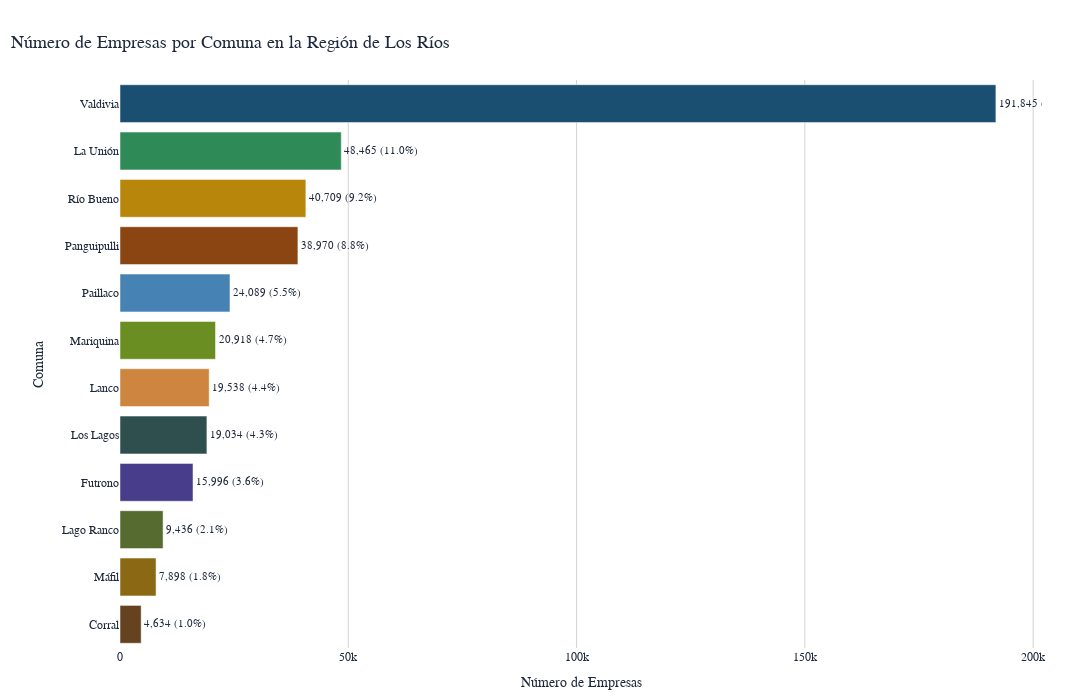

Notebook source saved alongside this figure:
### Code cell
# Limpiar los nombres de las columnas para trabajar mejor
df_los_rios.columns = [col.strip() for col in df_los_rios.columns]

# Renombrar las columnas con caracteres especiales
column_mapping = {
    'ï»¿AÃ±o Comercial': 'Año Comercial',
    'NÃºmero de empresas': 'Número de empresas',
    'NÃºmero de trabajadores dependientes informados': 'Número de trabajadores dependientes',
    'NÃºmero de trabajadores dependientes de gÃ©nero femenino informados': 'Número trabajadores femeninos',
    'NÃºmero de trabajadores dependientes de gÃ©nero masculino informados': 'Número trabajadores masculinos'
}

# Aplicar renombrado solo a las columnas que vamos a usar
for old_name, new_name in column_mapping.items():
    if old_name in df_los_rios.columns:
        df_los_rios[new_name] = df_los_rios[old_name]

# Agregar columnas con nombres corregidos para mejor visualización
df_los_rios['Comuna'] = df_los_rios['Comuna del domicilio o casa matriz'].apply(
    lambda x: x.replace('Ã³', 'ó').replace('Ã¡', 'á').replace('Ã', 'í')
)

# Convertir columnas numéricas
df_los_rios['Número de empresas'] = pd.to_numeric(df_los_rios['Número de empresas'], errors='coerce')

# Verificar que la conversión fue exitosa
print("Tipo de datos de 'Número de empresas':", df_los_rios['Número de empresas'].dtype)
print("Primeros valores:", df_los_rios['Número de empresas'].head())

# Analizar la distribución de empresas por comuna
empresas_por_comuna = df_los_rios.groupby('Comuna')['Número de empresas'].sum().sort_values(ascending=False)
total_empresas = empresas_por_comuna.sum()

print(f"Total de empresas: {total_empresas}")

# Crear un dataframe para análisis
df_comunas = pd.DataFrame({
    'comuna': empresas_por_comuna.index,
    'empresas': empresas_por_comuna.values,
    'porcentaje': (empresas_por_comuna.values / total_empresas * 100)
})

# Mostrar tabla de distribución
print("\nDistribución de empresas por comuna en la Región de Los Ríos:")
print(f"Total de empresas en la región: {total_empresas:,.0f}\n")
display(df_comunas)

# Paleta de colores elegante para daltonismo (Tol qualitative + tonos refinados)
colors_daltonismo_elegante = [
    '#1B4F72',  # Azul marino elegante
    '#2E8B57',  # Verde bosque
    '#B8860B',  # Dorado oscuro
    '#8B4513',  # Marrón elegante
    '#4682B4',  # Azul acero
    '#6B8E23',  # Verde oliva
    '#CD853F',  # Beige dorado
    '#2F4F4F',  # Gris pizarra oscuro
    '#483D8B',  # Azul pizarra oscuro
    '#556B2F',  # Verde militar
    '#8B6914',  # Dorado oscuro
    '#654321'   # Marrón chocolate
]

# Crear gráfico de barras horizontal interactivo con Plotly (tamaño optimizado para pantalla)
fig = px.bar(
    df_comunas,
    x='empresas',
    y='comuna',
    orientation='h',  # Barras horizontales
    color='comuna',  # Usar colores diferentes para cada comuna
    color_discrete_sequence=colors_daltonismo_elegante,  # Paleta elegante para daltonismo
    text=df_comunas.apply(lambda x: f"{x['empresas']:,.0f} ({x['porcentaje']:.1f}%)", axis=1),
    labels={'empresas': 'Número de Empresas', 'comuna': 'Comuna'},
    height=700,  # Altura reducida para caber en pantalla
    width=1100,  # Ancho optimizado
)

# Aplicar estilo "The Economist" con fuente Georgia
fig.update_layout(
    font=dict(family='Georgia, serif', color='#1e293b'),
    title=dict(
        text='<span style="border-bottom: 5px solid #DC143C; padding-bottom: 5px;">Número de Empresas por Comuna en la Región de Los Ríos</span>',
        font=dict(size=18, family='Georgia, serif', color='#1e293b'),
        x=0.01,  # Título alineado a la izquierda
        y=0.95
    ),
    xaxis=dict(
        title=dict(text='Número de Empresas', font=dict(family='Georgia, serif', size=14)),
        tickfont=dict(family='Georgia, serif'),
        showgrid=True,
        gridcolor='lightgray',
        zeroline=False
    ),
    yaxis=dict(
        title=dict(text='Comuna', font=dict(family='Georgia, serif', size=14)),
        tickfont=dict(family='Georgia, serif'),
        showgrid=False,  # Sin líneas de cuadrícula en Y
        zeroline=False,
        categoryorder='total ascending'  # Ordenar comunas por valor
    ),
    legend=dict(
        font=dict(family='Georgia, serif')
    ),
    plot_bgcolor='white',
    paper_bgcolor='white',
    margin=dict(l=120, r=50, t=80, b=50)  # Margen izquierdo ajustado para nombres de comunas
)

# Personalizar las barras y texto
fig.update_traces(
    textposition='outside',
    textfont=dict(family='Georgia, serif', size=11, color='#1e293b'),
    marker=dict(
        line=dict(color='white', width=0.5)
    ),
    hovertemplate='<b>%{y}</b><br>Empresas: %{x:,.0f}<br>Porcentaje: %{customdata:.1f}%<extra></extra>',
    customdata=df_comunas['porcentaje'],  # Agregar datos del porcentaje para el hover
    showlegend=False  # Ocultar leyenda ya que los colores son por comuna
)

# Mostrar el gráfico
fig.show()

### Figure 1 — Plotly figure (JSON) as saved in the notebook; plotly's stock layout.template omitted (floating-point values rounded to 4 significant figures)
{"data": [{"customdata": [43.45, 10.98, 9.22, 8.826, 5.456, 4.738, 4.425, 4.311, 3.623, 2.137, 1.789, 1.05], "hovertemplate": "<b>%{y}</b><br>Empresas: %{x:,.0f}<br>Porcentaje: %{customdata:.1f}%<extra></extra>", "legendgroup": "Valdivia", "marker": {"color": "#1B4F72", "line": {"color": "white", "width": 0.5}, "pattern": {"shape": ""}}, "name": "Valdivia", "orientation": "h", "showlegend": false, "text": ["191,845 (43.4%)"], "textfont": {"color": "#1e293b", "family": "Georgia, serif", "size": 11}, "textposition": "outside", "type": "bar", "x": [191845], "xaxis": "x", "y": ["Valdivia"], "yaxis": "y"}, {"customdata": [43.45, 10.98, 9.22, 8.826, 5.456, 4.738, 4.425, 4.311, 3.623, 2.137, 1.789, 1.05], "hovertemplate": "<b>%{y}</b><br>Empresas: %{x:,.0f}<br>Porcentaje: %{customdata:.1f}%<extra></extra>", "legendgroup": "La Unión", "marker": {"color": "#2E8B57", "line": {"color": "white", "width": 0.5}, "pattern": {"shape": ""}}, "name": "La Unión", "orientation": "h", "showlegend": false, "text": ["48,465 (11.0%)"], "textfont": {"color": "#1e293b", "family": "Georgia, serif", "size": 11}, "textposition": "outside", "type": "bar", "x": [48465], "xaxis": "x", "y": ["La Unión"], "yaxis": "y"}, {"customdata": [43.45, 10.98, 9.22, 8.826, 5.456, 4.738, 4.425, 4.311, 3.623, 2.137, 1.789, 1.05], "hovertemplate": "<b>%{y}</b><br>Empresas: %{x:,.0f}<br>Porcentaje: %{customdata:.1f}%<extra></extra>", "legendgroup": "Río Bueno", "marker": {"color": "#B8860B", "line": {"color": "white", "width": 0.5}, "pattern": {"shape": ""}}, "name": "Río Bueno", "orientation": "h", "showlegend": false, "text": ["40,709 (9.2%)"], "textfont": {"color": "#1e293b", "family": "Georgia, serif", "size": 11}, "textposition": "outside", "type": "bar", "x": [40709], "xaxis": "x", "y": ["Río Bueno"], "yaxis": "y"}, {"customdata": [43.45, 10.98, 9.22, 8.826, 5.456, 4.738, 4.425, 4.311, 3.623, 2.137, 1.789, 1.05], "hovertemplate": "<b>%{y}</b><br>Empresas: %{x:,.0f}<br>Porcentaje: %{customdata:.1f}%<extra></extra>", "legendgroup": "Panguipulli", "marker": {"color": "#8B4513", "line": {"color": "white", "width": 0.5}, "pattern": {"shape": ""}}, "name": "Panguipulli", "orientation": "h", "showlegend": false, "text": ["38,970 (8.8%)"], "textfont": {"color": "#1e293b", "family": "Georgia, serif", "size": 11}, "textposition": "outside", "type": "bar", "x": [38970], "xaxis": "x", "y": ["Panguipulli"], "yaxis": "y"}, {"customdata": [43.45, 10.98, 9.22, 8.826, 5.456, 4.738, 4.425, 4.311, 3.623, 2.137, 1.789, 1.05], "hovertemplate": "<b>%{y}</b><br>Empresas: %{x:,.0f}<br>Porcentaje: %{customdata:.1f}%<extra></extra>", "legendgroup": "Paillaco", "marker": {"color": "#4682B4", "line": {"color": "white", "width": 0.5}, "pattern": {"shape": ""}}, "name": "Paillaco", "orientation": "h", "showlegend": false, "text": ["24,089 (5.5%)"], "textfont": {"color": "#1e293b", "family": "Georgia, serif", "size": 11}, "textposition": "outside", "type": "bar", "x": [24089], "xaxis": "x", "y": ["Paillaco"], "yaxis": "y"}, {"customdata": [43.45, 10.98, 9.22, 8.826, 5.456, 4.738, 4.425, 4.311, 3.623, 2.137, 1.789, 1.05], "hovertemplate": "<b>%{y}</b><br>Empresas: %{x:,.0f}<br>Porcentaje: %{customdata:.1f}%<extra></extra>", "legendgroup": "Mariquina", "marker": {"color": "#6B8E23", "line": {"color": "white", "width": 0.5}, "pattern": {"shape": ""}}, "name": "Mariquina", "orientation": "h", "showlegend": false, "text": ["20,918 (4.7%)"], "textfont": {"color": "#1e293b", "family": "Georgia, serif", "size": 11}, "textposition": "outside", "type": "bar", "x": [20918], "xaxis": "x", "y": ["Mariquina"], "yaxis": "y"}, {"customdata": [43.45, 10.98, 9.22, 8.826, 5.456, 4.738, 4.425, 4.311, 3.623, 2.137, 1.789, 1.05], "hovertemplate": "<b>%{y}</b><br>Empresas: %{x:,.0f}<br>Porcentaje: %{customdata:.1f}%<extra></extra>", "legendgroup": "Lanco", "marker": {"color": "#CD853F", "line": {"color": "white", "width": 0.5}, "pattern": {"shape": ""}}, "name": "Lanco", "orientation": "h", "showlegend": false, "text": ["19,538 (4.4%)"], "textfont": {"color": "#1e293b", "family": "Georgia, serif", "size": 11}, "textposition": "outside", "type": "bar", "x": [19538], "xaxis": "x", "y": ["Lanco"], "yaxis": "y"}, {"customdata": [43.45, 10.98, 9.22, 8.826, 5.456, 4.738, 4.425, 4.311, 3.623, 2.137, 1.789, 1.05], "hovertemplate": "<b>%{y}</b><br>Empresas: %{x:,.0f}<br>Porcentaje: %{customdata:.1f}%<extra></extra>", "legendgroup": "Los Lagos", "marker": {"color": "#2F4F4F", "line": {"color": "white", "width": 0.5}, "pattern": {"shape": ""}}, "name": "Los Lagos", "orientation": "h", "showlegend": false, "text": ["19,034 (4.3%)"], "textfont": {"color": "#1e293b", "family": "Georgia, serif", "size": 11}, "textposition": "outside", "type": "bar", "x": [19034], "xaxis": "x", "y": ["Los Lagos"], "yaxis": "y"}, {"customdata": [43.45, 10.98, 9.22, 8.826, 5.456, 4.738, 4.425, 4.311, 3.623, 2.137, 1.789, 1.05], "hovertemplate": "<b>%{y}</b><br>Empresas: %{x:,.0f}<br>Porcentaje: %{customdata:.1f}%<extra></extra>", "legendgroup": "Futrono", "marker": {"color": "#483D8B", "line": {"color": "white", "width": 0.5}, "pattern": {"shape": ""}}, "name": "Futrono", "orientation": "h", "showlegend": false, "text": ["15,996 (3.6%)"], "textfont": {"color": "#1e293b", "family": "Georgia, serif", "size": 11}, "textposition": "outside", "type": "bar", "x": [15996], "xaxis": "x", "y": ["Futrono"], "yaxis": "y"}, {"customdata": [43.45, 10.98, 9.22, 8.826, 5.456, 4.738, 4.425, 4.311, 3.623, 2.137, 1.789, 1.05], "hovertemplate": "<b>%{y}</b><br>Empresas: %{x:,.0f}<br>Porcentaje: %{customdata:.1f}%<extra></extra>", "legendgroup": "Lago Ranco", "marker": {"color": "#556B2F", "line": {"color": "white", "width": 0.5}, "pattern": {"shape": ""}}, "name": "Lago Ranco", "orientation": "h", "showlegend": false, "text": ["9,436 (2.1%)"], "textfont": {"color": "#1e293b", "family": "Georgia, serif", "size": 11}, "textposition": "outside", "type": "bar", "x": [9436], "xaxis": "x", "y": ["Lago Ranco"], "yaxis": "y"}, {"customdata": [43.45, 10.98, 9.22, 8.826, 5.456, 4.738, 4.425, 4.311, 3.623, 2.137, 1.789, 1.05], "hovertemplate": "<b>%{y}</b><br>Empresas: %{x:,.0f}<br>Porcentaje: %{customdata:.1f}%<extra></extra>", "legendgroup": "Máfil", "marker": {"color": "#8B6914", "line": {"color": "white", "width": 0.5}, "pattern": {"shape": ""}}, "name": "Máfil", "orientation": "h", "showlegend": false, "text": ["7,898 (1.8%)"], "textfont": {"color": "#1e293b", "family": "Georgia, serif", "size": 11}, "textposition": "outside", "type": "bar", "x": [7898], "xaxis": "x", "y": ["Máfil"], "yaxis": "y"}, {"customdata": [43.45, 10.98, 9.22, 8.826, 5.456, 4.738, 4.425, 4.311, 3.623, 2.137, 1.789, 1.05], "hovertemplate": "<b>%{y}</b><br>Empresas: %{x:,.0f}<br>Porcentaje: %{customdata:.1f}%<extra></extra>", "legendgroup": "Corral", "marker": {"color": "#654321", "line": {"color": "white", "width": 0.5}, "pattern": {"shape": ""}}, "name": "Corral", "orientation": "h", "showlegend": false, "text": ["4,634 (1.0%)"], "textfont": {"color": "#1e293b", "family": "Georgia, serif", "size": 11}, "textposition": "outside", "type": "bar", "x": [4634], "xaxis": "x", "y": ["Corral"], "yaxis": "y"}], "layout": {"barmode": "relative", "font": {"color": "#1e293b", "family": "Georgia, serif"}, "height": 700, "legend": {"font": {"family": "Georgia, serif"}, "title": {"text": "Comuna"}, "tracegroupgap": 0}, "margin": {"b": 50, "l": 120, "r": 50, "t": 80}, "paper_bgcolor": "white", "plot_bgcolor": "white", "title": {"font": {"color": "#1e293b", "family": "Georgia, serif", "size": 18}, "text": "<span style=\"border-bottom: 5px solid #DC143C; padding-bottom: 5px;\">Número de Empresas por Comuna en la Región de Los Ríos</span>", "x": 0.01, "y": 0.95}, "width": 1100, "xaxis": {"anchor": "y", "domain": [0, 1], "gridcolor": "lightgray", "showgrid": true, "tickfont": {"family": "Georgia, serif"}, "title": {"font": {"family": "Georgia, serif", "size": 14}, "text": "Número de Empresas"}, "zeroline": false}, "yaxis": {"anchor": "x", "categoryarray": ["Corral", "Máfil", "Lago Ranco", "Futrono", "Los Lagos", "Lanco", "Mariquina", "Paillaco", "Panguipulli", "Río Bueno", "La Unión", "Valdivia"], "categoryorder": "total ascending", "domain": [0, 1], "showgrid": false, "tickfont": {"family": "Georgia, serif"}, "title": {"font": {"family": "Georgia, serif", "size": 14}, "text": "Comuna"}, "zeroline": false}}}
